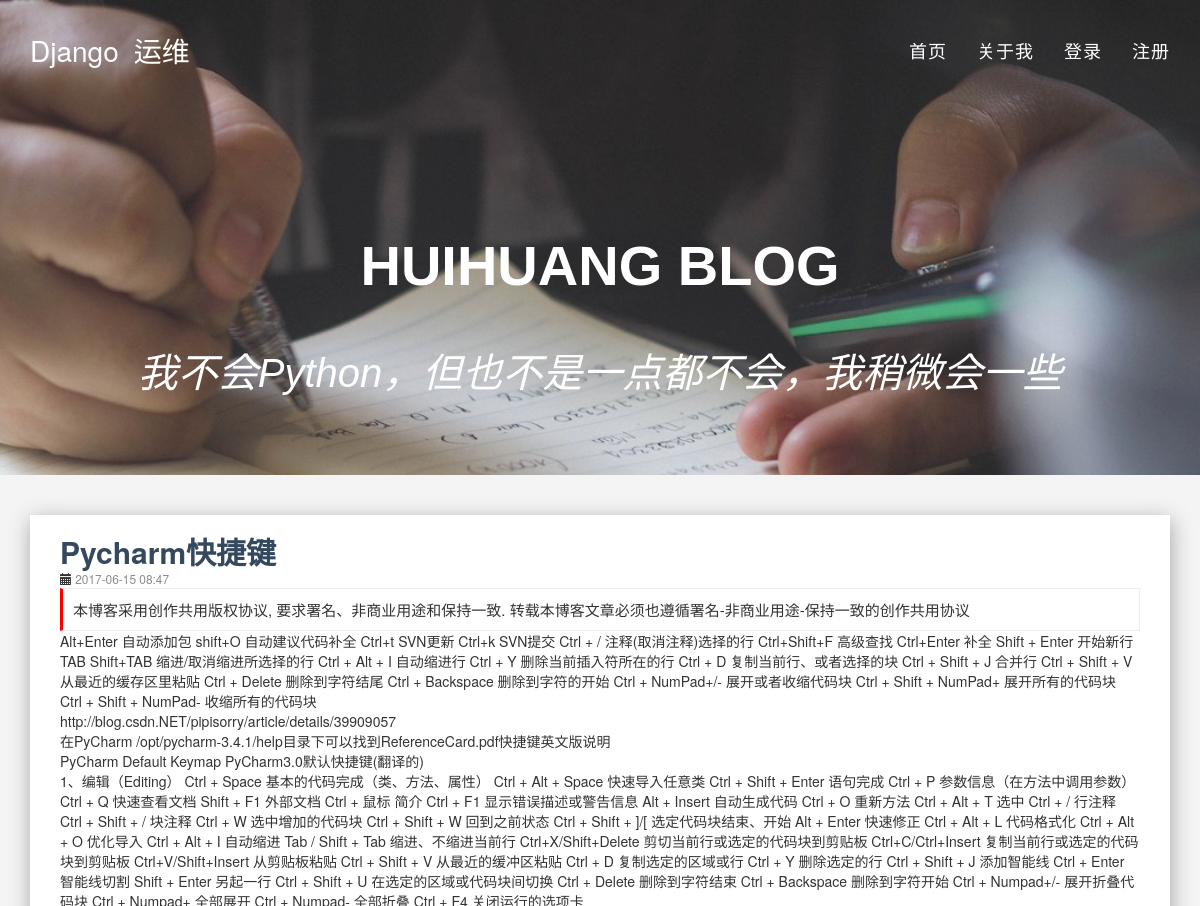
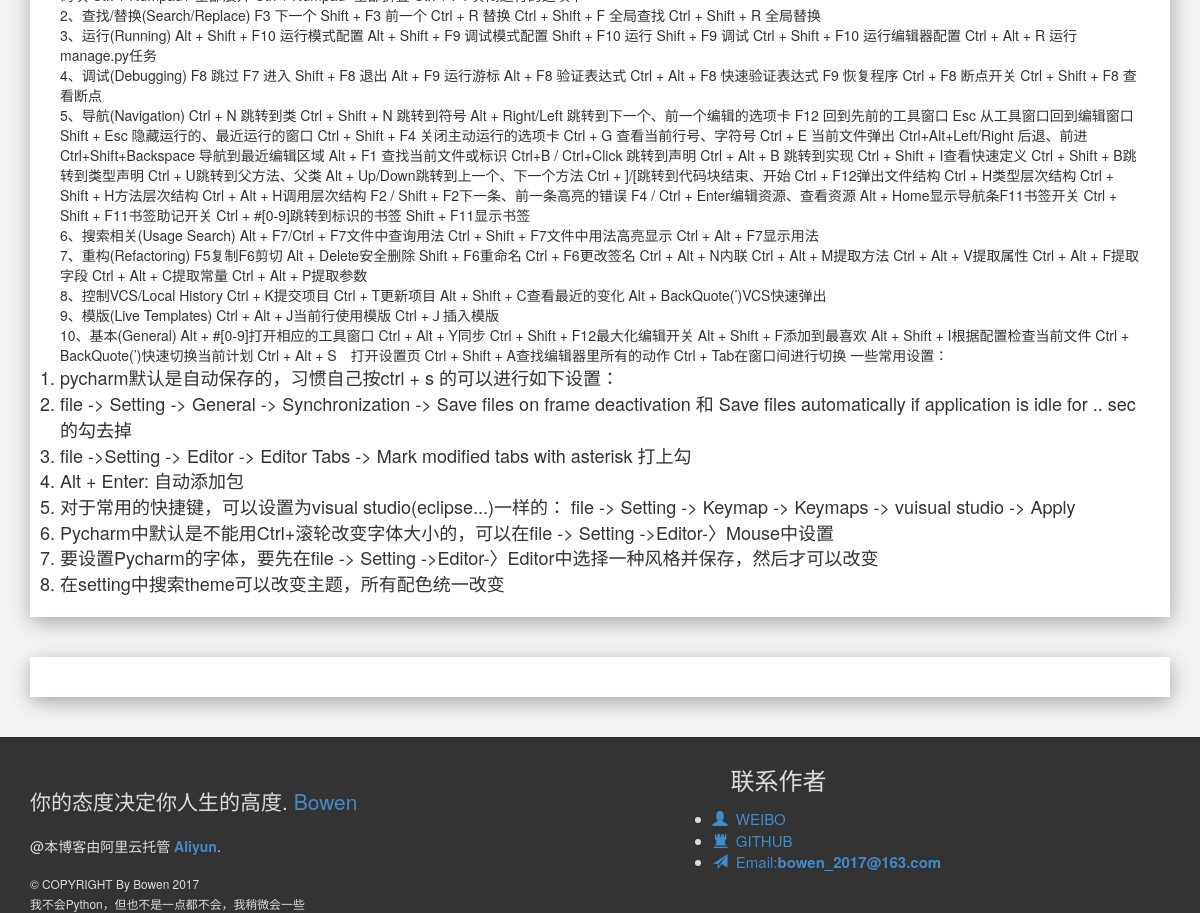
/blog/detail/10, run on the app's committed database (2 pictures, top to bottom).
### firstapp/models.py (models this page shows, shortened)
class Article(models.Model):
    title = models.CharField(null=True,blank=True,max_length=500)
    comment = models.TextField(null=True)
    author = models.ForeignKey("UserProfile",verbose_name="作者",null=True,blank=True)
    abstract = models.TextField(null=True)
    body = models.TextField(null=True)
    create_time = models.DateTimeField(blank=True,default=datetime.datetime.now)
    category = models.ForeignKey('Category',verbose_name='Tag',null=True,blank=True,)
    VOTE_CHOICES = (
        ('Draft', 'Draft'),
        ('Complete', 'Complete'),
    )
    Status = models.CharField(choices=VOTE_CHOICES, max_length=10)

### firstapp/views.py (the view)
# urls.py: url(r'^blog/detail/(?P<page_num>\d+)$', detail_page, name='detail'),
def detail_page(request, page_num):
    context = {}
    article = Article.objects.get(id=page_num)
    context['article'] = article
    return render(request, 'detail.html', context)

### firstapp/templatetags/custom_markdown.py (called while the page is built)
@register.filter(is_safe=True)  # 注册template filter
@stringfilter  # 希望字符串作为参数
def custom_markdown(value):
    return mark_safe(markdown.markdown(value,extensions =
    ['markdown.extensions.fenced_code', 'markdown.extensions.codehilite'],
                                    safe_mode=True,
                                    enable_attributes=False))

### firstapp/templates/detail.html (shortened to what this page needs)
{% extends "base.html" %}
{% load custom_markdown %}
{% block body %}
		<div class="container" id='post'>
      <div class="row">
    			<div class="col-md-12">
    				<article class="article the-font">
    				<a href="#" class="h2" style="color:#34495E"><strong>{{ article.title }}</strong></a>
    					<p><small><span class="glyphicon glyphicon-calendar" aria-hidden="true"></span><span style="color:#8C8C8C;"> {{ article.create_time|date:"Y-m-d H:i" }}</span></small></p>
    					<div class="post-alert">本博客采用创作共用版权协议, 要求署名、非商业用途和保持一致. 转载本博客文章必须也遵循署名-非商业用途-保持一致的创作共用协议</div>
    					<p>
									{{ article.body|custom_markdown }}
    					</p>
    				</article>
            <article class="article the-font">
		</article>
    			</div>
      </div>
		</div>
		{% endblock %}

### firstapp/static/css/style.css (style rules this page uses)
* { font-family: "Helvetica Neue",Helvetica,Arial,"Microsoft Yahei","Hiragino Sans GB","Heiti SC","WenQuanYi Micro Hei",sans-serif; }
.article { margin-top: 40px; box-shadow:1px 5px 20px #A7A3A3; background-color:white;padding:20px 30px; margin-bottom:40px; }
a:link { text-decoration:none; }
li { font-size: 18px; }
.post-alert { padding: 10px; font-size: 15px; border: 1px solid #EEE; border-left: 3px solid red; }

### firstapp/static/css/common_form.css (style rules this page uses)
html, body, div, span, applet, object, iframe, h1, h2, h3, h4, h5, h6, p, blockquote, pre, a, abbr, acronym, address, big, cite, code, del, dfn, em, img, ins, kbd, q, s, samp, small, strike, strong, sub , sup, tt, var, b, u, i, dl, dt, dd, ol, ul, li, fieldset, form, label, legend, table, caption, tbody, tfoot, thead, tr, th, td, article, aside, canvas, details, embed, figure, figcaption, footer, header, hgroup, menu, nav, output, section, summary, time, mark, audio, video { margin: 0; padding: 0; border: 0 }
body { font-family: "微软雅黑"; background: #f4f4f4; }

### firstapp/static/css/new.css (style rules this page uses)
* { font-family: "Helvetica Neue",Helvetica,Arial,"Microsoft Yahei","Hiragino Sans GB","Heiti SC","WenQuanYi Micro Hei",sans-serif; }
body { margin: 0px; font-family: "Open Sans", Sans-serif; }
a, a:hover, a:focus, a:active, a.active { outline: 0; }

### data on the page
Article: title "Pycharm快捷键", create_time "2017-06-15 08:47", body|custom_markdown "Alt+Enter 自动添加包 shift+O 自动建议代码补全 Ctrl+t SVN更新 Ctrl+k SVN提交 Ctrl + / 注释(取消注释)选择的行 Ctrl+Shift+F 高级查找 Ctrl+Enter 补全 Shift + Enter 开始新行 TAB Shift+TAB 缩进/取消缩进所选择的行 Ctrl + Alt + I 自动缩进行 Ctrl + Y 删除当前插入符所在的行 Ctrl + D 复制当前行、或者选择的块 Ctrl + Shift + J 合并行 Ctrl + Shift + V 从最近的缓存区里粘贴 Ctrl + Delete 删除到字符结尾 Ctrl + Backspace 删除到字符的开始 Ctrl + NumPad+/- 展开或者收缩代码块 Ctrl + Shift + NumPad+ 展开所有的代码块 Ctrl + Shift + NumPad- 收缩所有的代码块 http://blog.csdn.NET/pipisorry/article/details/39909057 在PyCharm /opt/pycharm-3.4.1/help目录下可以找到ReferenceCard.pdf快捷键英文版说明 PyCharm Default Keymap PyCharm3.0默认快捷键(翻译的) 1、编辑（Editing） Ctrl + Space 基本的代码完成（类、方法、属性） Ctrl + Alt + Space 快速导入任意类 Ctrl + Shift + Enter 语句完成 Ctrl + P 参数信息（在方法中调用参数）…"
